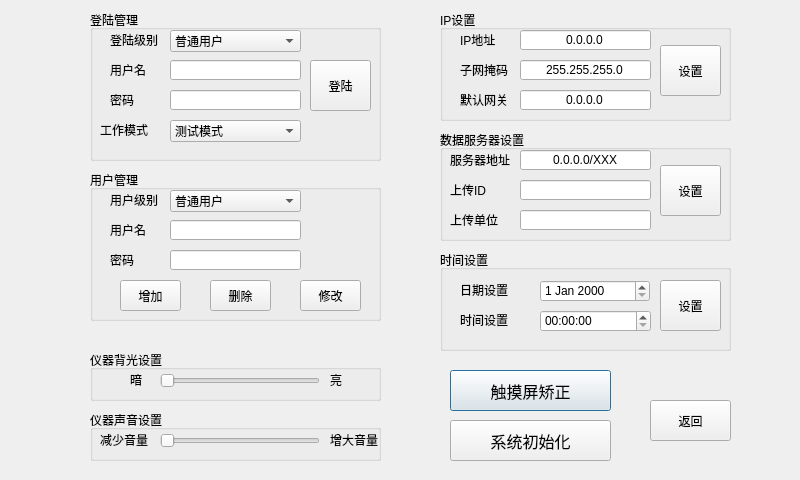
<?xml version="1.0" encoding="UTF-8"?>
<ui version="4.0">
 <class>SystemSettings_Dlg</class>
 <widget class="QDialog" name="SystemSettings_Dlg">
  <property name="geometry">
   <rect>
    <x>0</x>
    <y>0</y>
    <width>800</width>
    <height>480</height>
   </rect>
  </property>
  <property name="windowTitle">
   <string>系统设置</string>
  </property>
  <property name="windowIcon">
   <iconset resource="../resources/resources.qrc">
    <normaloff>:/new/prefix6/Ico/systemset.ico</normaloff>:/new/prefix6/Ico/systemset.ico</iconset>
  </property>
  <widget class="QPushButton" name="Btn_touchset">
   <property name="geometry">
    <rect>
     <x>450</x>
     <y>370</y>
     <width>161</width>
     <height>41</height>
    </rect>
   </property>
   <property name="font">
    <font>
     <pointsize>12</pointsize>
    </font>
   </property>
   <property name="text">
    <string>触摸屏矫正</string>
   </property>
  </widget>
  <widget class="QPushButton" name="Btn_systeminitialise">
   <property name="geometry">
    <rect>
     <x>450</x>
     <y>420</y>
     <width>161</width>
     <height>41</height>
    </rect>
   </property>
   <property name="font">
    <font>
     <pointsize>12</pointsize>
    </font>
   </property>
   <property name="text">
    <string>系统初始化</string>
   </property>
  </widget>
  <widget class="QPushButton" name="Btn_Quit">
   <property name="geometry">
    <rect>
     <x>650</x>
     <y>400</y>
     <width>81</width>
     <height>41</height>
    </rect>
   </property>
   <property name="text">
    <string>返回</string>
   </property>
  </widget>
  <widget class="QGroupBox" name="groupBox_landing">
   <property name="geometry">
    <rect>
     <x>90</x>
     <y>10</y>
     <width>291</width>
     <height>151</height>
    </rect>
   </property>
   <property name="title">
    <string>登陆管理</string>
   </property>
   <widget class="QLabel" name="label_5">
    <property name="geometry">
     <rect>
      <x>20</x>
      <y>50</y>
      <width>71</width>
      <height>20</height>
     </rect>
    </property>
    <property name="text">
     <string>用户名</string>
    </property>
   </widget>
   <widget class="QLineEdit" name="lineEdit_userID">
    <property name="geometry">
     <rect>
      <x>80</x>
      <y>50</y>
      <width>131</width>
      <height>20</height>
     </rect>
    </property>
    <property name="toolTip">
     <string>输入操作人员</string>
    </property>
    <property name="statusTip">
     <string/>
    </property>
    <property name="text">
     <string/>
    </property>
    <property name="alignment">
     <set>Qt::AlignCenter</set>
    </property>
   </widget>
   <widget class="QPushButton" name="Btn_landing">
    <property name="geometry">
     <rect>
      <x>220</x>
      <y>50</y>
      <width>61</width>
      <height>51</height>
     </rect>
    </property>
    <property name="text">
     <string>登陆</string>
    </property>
   </widget>
   <widget class="QLabel" name="label_6">
    <property name="geometry">
     <rect>
      <x>20</x>
      <y>80</y>
      <width>71</width>
      <height>20</height>
     </rect>
    </property>
    <property name="text">
     <string>密码</string>
    </property>
   </widget>
   <widget class="QLineEdit" name="lineEdit_userkey">
    <property name="geometry">
     <rect>
      <x>80</x>
      <y>80</y>
      <width>131</width>
      <height>20</height>
     </rect>
    </property>
    <property name="toolTip">
     <string>输入操作人员</string>
    </property>
    <property name="statusTip">
     <string/>
    </property>
    <property name="text">
     <string/>
    </property>
    <property name="alignment">
     <set>Qt::AlignCenter</set>
    </property>
   </widget>
   <widget class="QComboBox" name="comboBox_test">
    <property name="geometry">
     <rect>
      <x>80</x>
      <y>110</y>
      <width>131</width>
      <height>22</height>
     </rect>
    </property>
    <item>
     <property name="text">
      <string>测试模式</string>
     </property>
    </item>
    <item>
     <property name="text">
      <string>查看模式</string>
     </property>
    </item>
    <item>
     <property name="text">
      <string>演示模式</string>
     </property>
    </item>
   </widget>
   <widget class="QComboBox" name="comboBox_user">
    <property name="geometry">
     <rect>
      <x>80</x>
      <y>20</y>
      <width>131</width>
      <height>22</height>
     </rect>
    </property>
    <item>
     <property name="text">
      <string>普通用户</string>
     </property>
    </item>
    <item>
     <property name="text">
      <string>管理者</string>
     </property>
    </item>
   </widget>
   <widget class="QLabel" name="label_8">
    <property name="geometry">
     <rect>
      <x>20</x>
      <y>20</y>
      <width>71</width>
      <height>20</height>
     </rect>
    </property>
    <property name="text">
     <string>登陆级别</string>
    </property>
   </widget>
   <widget class="QLabel" name="label_7">
    <property name="geometry">
     <rect>
      <x>10</x>
      <y>110</y>
      <width>71</width>
      <height>20</height>
     </rect>
    </property>
    <property name="text">
     <string>工作模式</string>
    </property>
   </widget>
  </widget>
  <widget class="QGroupBox" name="groupBox_time">
   <property name="geometry">
    <rect>
     <x>440</x>
     <y>250</y>
     <width>291</width>
     <height>101</height>
    </rect>
   </property>
   <property name="title">
    <string>时间设置</string>
   </property>
   <widget class="QLabel" name="label_9">
    <property name="geometry">
     <rect>
      <x>20</x>
      <y>60</y>
      <width>71</width>
      <height>20</height>
     </rect>
    </property>
    <property name="text">
     <string>时间设置</string>
    </property>
   </widget>
   <widget class="QPushButton" name="Btn_timeset">
    <property name="geometry">
     <rect>
      <x>220</x>
      <y>30</y>
      <width>61</width>
      <height>51</height>
     </rect>
    </property>
    <property name="text">
     <string>设置</string>
    </property>
   </widget>
   <widget class="QTimeEdit" name="timeEdit">
    <property name="geometry">
     <rect>
      <x>100</x>
      <y>60</y>
      <width>111</width>
      <height>22</height>
     </rect>
    </property>
   </widget>
   <widget class="QDateEdit" name="dateEdit">
    <property name="geometry">
     <rect>
      <x>100</x>
      <y>30</y>
      <width>110</width>
      <height>22</height>
     </rect>
    </property>
   </widget>
   <widget class="QLabel" name="label_10">
    <property name="geometry">
     <rect>
      <x>20</x>
      <y>30</y>
      <width>71</width>
      <height>20</height>
     </rect>
    </property>
    <property name="text">
     <string>日期设置</string>
    </property>
   </widget>
  </widget>
  <widget class="QGroupBox" name="groupBox_backlight">
   <property name="geometry">
    <rect>
     <x>90</x>
     <y>350</y>
     <width>291</width>
     <height>51</height>
    </rect>
   </property>
   <property name="title">
    <string>仪器背光设置</string>
   </property>
   <widget class="QLabel" name="label_11">
    <property name="geometry">
     <rect>
      <x>40</x>
      <y>20</y>
      <width>41</width>
      <height>20</height>
     </rect>
    </property>
    <property name="text">
     <string>暗</string>
    </property>
   </widget>
   <widget class="QLabel" name="label_13">
    <property name="geometry">
     <rect>
      <x>240</x>
      <y>20</y>
      <width>21</width>
      <height>20</height>
     </rect>
    </property>
    <property name="text">
     <string>亮</string>
    </property>
   </widget>
   <widget class="QSlider" name="horizontalSlider_backlight">
    <property name="geometry">
     <rect>
      <x>70</x>
      <y>20</y>
      <width>160</width>
      <height>21</height>
     </rect>
    </property>
    <property name="orientation">
     <enum>Qt::Horizontal</enum>
    </property>
   </widget>
  </widget>
  <widget class="QGroupBox" name="groupBox_sound">
   <property name="geometry">
    <rect>
     <x>90</x>
     <y>410</y>
     <width>291</width>
     <height>51</height>
    </rect>
   </property>
   <property name="title">
    <string>仪器声音设置</string>
   </property>
   <widget class="QLabel" name="label_16">
    <property name="geometry">
     <rect>
      <x>10</x>
      <y>20</y>
      <width>61</width>
      <height>20</height>
     </rect>
    </property>
    <property name="text">
     <string>减少音量</string>
    </property>
   </widget>
   <widget class="QLabel" name="label_17">
    <property name="geometry">
     <rect>
      <x>240</x>
      <y>20</y>
      <width>51</width>
      <height>20</height>
     </rect>
    </property>
    <property name="text">
     <string>增大音量</string>
    </property>
   </widget>
   <widget class="QSlider" name="horizontalSlider_sound">
    <property name="geometry">
     <rect>
      <x>70</x>
      <y>20</y>
      <width>160</width>
      <height>21</height>
     </rect>
    </property>
    <property name="orientation">
     <enum>Qt::Horizontal</enum>
    </property>
   </widget>
  </widget>
  <widget class="QGroupBox" name="groupBox_net">
   <property name="geometry">
    <rect>
     <x>440</x>
     <y>10</y>
     <width>291</width>
     <height>111</height>
    </rect>
   </property>
   <property name="title">
    <string>IP设置</string>
   </property>
   <widget class="QLabel" name="label_18">
    <property name="geometry">
     <rect>
      <x>20</x>
      <y>20</y>
      <width>71</width>
      <height>20</height>
     </rect>
    </property>
    <property name="text">
     <string>IP地址</string>
    </property>
   </widget>
   <widget class="QLineEdit" name="EditTestName_IP">
    <property name="geometry">
     <rect>
      <x>80</x>
      <y>20</y>
      <width>131</width>
      <height>20</height>
     </rect>
    </property>
    <property name="toolTip">
     <string>输入操作人员</string>
    </property>
    <property name="statusTip">
     <string/>
    </property>
    <property name="text">
     <string>0.0.0.0</string>
    </property>
    <property name="alignment">
     <set>Qt::AlignCenter</set>
    </property>
   </widget>
   <widget class="QPushButton" name="Btn_netset">
    <property name="geometry">
     <rect>
      <x>220</x>
      <y>35</y>
      <width>61</width>
      <height>51</height>
     </rect>
    </property>
    <property name="text">
     <string>设置</string>
    </property>
   </widget>
   <widget class="QLabel" name="label_19">
    <property name="geometry">
     <rect>
      <x>20</x>
      <y>80</y>
      <width>71</width>
      <height>20</height>
     </rect>
    </property>
    <property name="text">
     <string>默认网关</string>
    </property>
   </widget>
   <widget class="QLabel" name="label_20">
    <property name="geometry">
     <rect>
      <x>20</x>
      <y>20</y>
      <width>71</width>
      <height>20</height>
     </rect>
    </property>
    <property name="text">
     <string/>
    </property>
   </widget>
   <widget class="QLabel" name="label_22">
    <property name="geometry">
     <rect>
      <x>20</x>
      <y>50</y>
      <width>71</width>
      <height>20</height>
     </rect>
    </property>
    <property name="text">
     <string/>
    </property>
   </widget>
   <widget class="QLineEdit" name="EditTestName_subnetmask">
    <property name="geometry">
     <rect>
      <x>80</x>
      <y>50</y>
      <width>131</width>
      <height>20</height>
     </rect>
    </property>
    <property name="toolTip">
     <string>输入操作人员</string>
    </property>
    <property name="statusTip">
     <string/>
    </property>
    <property name="text">
     <string>255.255.255.0</string>
    </property>
    <property name="alignment">
     <set>Qt::AlignCenter</set>
    </property>
   </widget>
   <widget class="QLineEdit" name="EditTestName_gateway">
    <property name="geometry">
     <rect>
      <x>80</x>
      <y>80</y>
      <width>131</width>
      <height>20</height>
     </rect>
    </property>
    <property name="toolTip">
     <string>输入操作人员</string>
    </property>
    <property name="statusTip">
     <string/>
    </property>
    <property name="text">
     <string>0.0.0.0</string>
    </property>
    <property name="alignment">
     <set>Qt::AlignCenter</set>
    </property>
   </widget>
   <widget class="QLabel" name="label_23">
    <property name="geometry">
     <rect>
      <x>20</x>
      <y>50</y>
      <width>71</width>
      <height>20</height>
     </rect>
    </property>
    <property name="text">
     <string>子网掩码</string>
    </property>
   </widget>
  </widget>
  <widget class="QGroupBox" name="groupBox_datanet">
   <property name="geometry">
    <rect>
     <x>440</x>
     <y>130</y>
     <width>291</width>
     <height>111</height>
    </rect>
   </property>
   <property name="title">
    <string>数据服务器设置</string>
   </property>
   <widget class="QLabel" name="label_21">
    <property name="geometry">
     <rect>
      <x>10</x>
      <y>20</y>
      <width>71</width>
      <height>20</height>
     </rect>
    </property>
    <property name="text">
     <string>服务器地址</string>
    </property>
   </widget>
   <widget class="QLineEdit" name="EditTestName_datanetIP">
    <property name="geometry">
     <rect>
      <x>80</x>
      <y>20</y>
      <width>131</width>
      <height>20</height>
     </rect>
    </property>
    <property name="toolTip">
     <string>输入操作人员</string>
    </property>
    <property name="statusTip">
     <string/>
    </property>
    <property name="text">
     <string>0.0.0.0/XXX</string>
    </property>
    <property name="alignment">
     <set>Qt::AlignCenter</set>
    </property>
   </widget>
   <widget class="QPushButton" name="Btn_datanetset">
    <property name="geometry">
     <rect>
      <x>220</x>
      <y>35</y>
      <width>61</width>
      <height>51</height>
     </rect>
    </property>
    <property name="text">
     <string>设置</string>
    </property>
   </widget>
   <widget class="QLabel" name="label_24">
    <property name="geometry">
     <rect>
      <x>10</x>
      <y>80</y>
      <width>71</width>
      <height>20</height>
     </rect>
    </property>
    <property name="text">
     <string>上传单位</string>
    </property>
   </widget>
   <widget class="QLabel" name="label_26">
    <property name="geometry">
     <rect>
      <x>20</x>
      <y>50</y>
      <width>71</width>
      <height>20</height>
     </rect>
    </property>
    <property name="text">
     <string/>
    </property>
   </widget>
   <widget class="QLineEdit" name="EditTestName_dataID">
    <property name="geometry">
     <rect>
      <x>80</x>
      <y>50</y>
      <width>131</width>
      <height>20</height>
     </rect>
    </property>
    <property name="toolTip">
     <string>输入操作人员</string>
    </property>
    <property name="statusTip">
     <string/>
    </property>
    <property name="text">
     <string/>
    </property>
    <property name="alignment">
     <set>Qt::AlignCenter</set>
    </property>
   </widget>
   <widget class="QLineEdit" name="EditTestName_dataunit">
    <property name="geometry">
     <rect>
      <x>80</x>
      <y>80</y>
      <width>131</width>
      <height>20</height>
     </rect>
    </property>
    <property name="toolTip">
     <string>输入操作人员</string>
    </property>
    <property name="statusTip">
     <string/>
    </property>
    <property name="text">
     <string/>
    </property>
    <property name="alignment">
     <set>Qt::AlignCenter</set>
    </property>
   </widget>
   <widget class="QLabel" name="label_27">
    <property name="geometry">
     <rect>
      <x>10</x>
      <y>50</y>
      <width>71</width>
      <height>20</height>
     </rect>
    </property>
    <property name="text">
     <string>上传ID</string>
    </property>
   </widget>
  </widget>
  <widget class="QGroupBox" name="groupBox_usermanage">
   <property name="geometry">
    <rect>
     <x>90</x>
     <y>170</y>
     <width>291</width>
     <height>151</height>
    </rect>
   </property>
   <property name="title">
    <string>用户管理</string>
   </property>
   <widget class="QLabel" name="label_14">
    <property name="geometry">
     <rect>
      <x>20</x>
      <y>50</y>
      <width>71</width>
      <height>20</height>
     </rect>
    </property>
    <property name="text">
     <string>用户名</string>
    </property>
   </widget>
   <widget class="QLineEdit" name="lineEdit_ManageID">
    <property name="geometry">
     <rect>
      <x>80</x>
      <y>50</y>
      <width>131</width>
      <height>20</height>
     </rect>
    </property>
    <property name="toolTip">
     <string>输入操作人员</string>
    </property>
    <property name="statusTip">
     <string/>
    </property>
    <property name="text">
     <string/>
    </property>
    <property name="alignment">
     <set>Qt::AlignCenter</set>
    </property>
   </widget>
   <widget class="QPushButton" name="Btn_changeuser">
    <property name="geometry">
     <rect>
      <x>210</x>
      <y>110</y>
      <width>61</width>
      <height>31</height>
     </rect>
    </property>
    <property name="text">
     <string>修改</string>
    </property>
   </widget>
   <widget class="QLabel" name="label_15">
    <property name="geometry">
     <rect>
      <x>20</x>
      <y>80</y>
      <width>71</width>
      <height>20</height>
     </rect>
    </property>
    <property name="text">
     <string>密码</string>
    </property>
   </widget>
   <widget class="QLineEdit" name="lineEdit_Managekey">
    <property name="geometry">
     <rect>
      <x>80</x>
      <y>80</y>
      <width>131</width>
      <height>20</height>
     </rect>
    </property>
    <property name="toolTip">
     <string>输入操作人员</string>
    </property>
    <property name="statusTip">
     <string/>
    </property>
    <property name="text">
     <string/>
    </property>
    <property name="alignment">
     <set>Qt::AlignCenter</set>
    </property>
   </widget>
   <widget class="QComboBox" name="comboBox_ManageMode">
    <property name="geometry">
     <rect>
      <x>80</x>
      <y>20</y>
      <width>131</width>
      <height>22</height>
     </rect>
    </property>
    <item>
     <property name="text">
      <string>普通用户</string>
     </property>
    </item>
    <item>
     <property name="text">
      <string>管理者</string>
     </property>
    </item>
   </widget>
   <widget class="QLabel" name="label_25">
    <property name="geometry">
     <rect>
      <x>20</x>
      <y>20</y>
      <width>71</width>
      <height>20</height>
     </rect>
    </property>
    <property name="text">
     <string>用户级别</string>
    </property>
   </widget>
   <widget class="QPushButton" name="Btn_adduser">
    <property name="geometry">
     <rect>
      <x>30</x>
      <y>110</y>
      <width>61</width>
      <height>31</height>
     </rect>
    </property>
    <property name="text">
     <string>增加</string>
    </property>
   </widget>
   <widget class="QPushButton" name="Btn_deluser">
    <property name="geometry">
     <rect>
      <x>120</x>
      <y>110</y>
      <width>61</width>
      <height>31</height>
     </rect>
    </property>
    <property name="text">
     <string>删除</string>
    </property>
   </widget>
  </widget>
 </widget>
 <tabstops>
  <tabstop>comboBox_user</tabstop>
  <tabstop>lineEdit_userID</tabstop>
  <tabstop>lineEdit_userkey</tabstop>
  <tabstop>comboBox_test</tabstop>
  <tabstop>Btn_landing</tabstop>
  <tabstop>comboBox_ManageMode</tabstop>
  <tabstop>lineEdit_ManageID</tabstop>
  <tabstop>lineEdit_Managekey</tabstop>
  <tabstop>Btn_adduser</tabstop>
  <tabstop>Btn_deluser</tabstop>
  <tabstop>Btn_changeuser</tabstop>
  <tabstop>EditTestName_IP</tabstop>
  <tabstop>EditTestName_subnetmask</tabstop>
  <tabstop>EditTestName_gateway</tabstop>
  <tabstop>Btn_netset</tabstop>
  <tabstop>EditTestName_datanetIP</tabstop>
  <tabstop>EditTestName_dataID</tabstop>
  <tabstop>EditTestName_dataunit</tabstop>
  <tabstop>Btn_datanetset</tabstop>
  <tabstop>dateEdit</tabstop>
  <tabstop>timeEdit</tabstop>
  <tabstop>Btn_timeset</tabstop>
  <tabstop>horizontalSlider_backlight</tabstop>
  <tabstop>horizontalSlider_sound</tabstop>
  <tabstop>Btn_touchset</tabstop>
  <tabstop>Btn_systeminitialise</tabstop>
  <tabstop>Btn_Quit</tabstop>
 </tabstops>
 <resources>
  <include location="../resources/resources.qrc"/>
 </resources>
 <connections/>
</ui>
